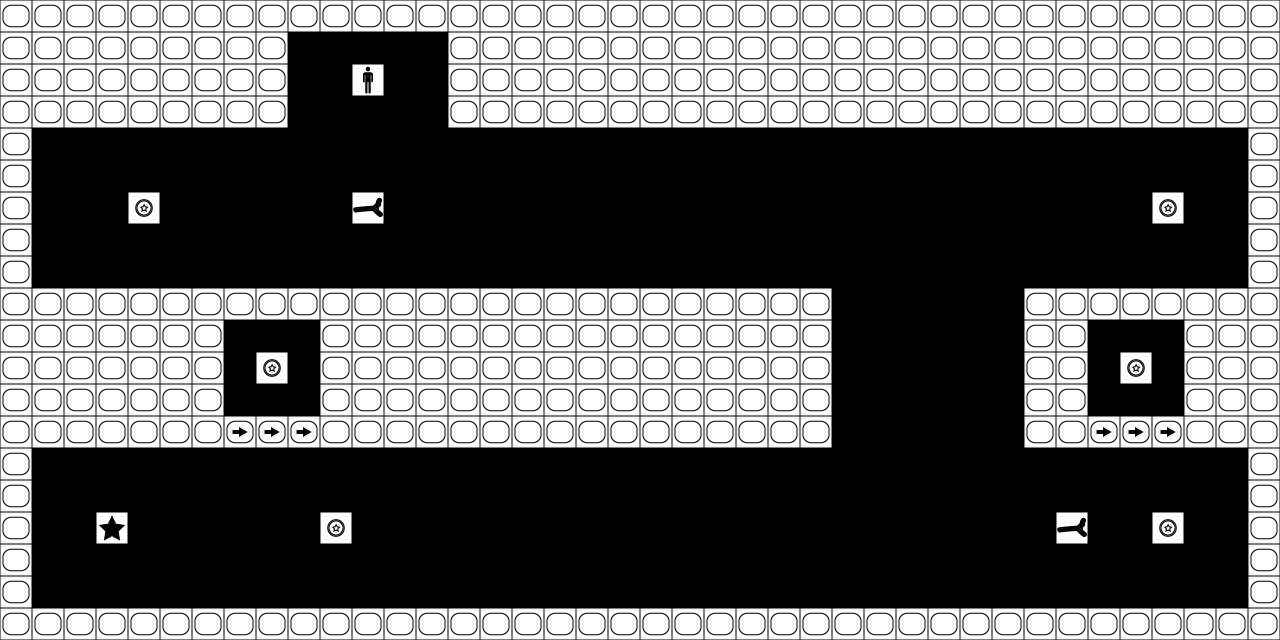

This is a level from a 2D game, rendered from its Tiled map with the project's own tilesets. A one-line summary and the complete map file follow:
An orthogonal 40x20 tile map with 32x32 px tiles, 1 tile layer (Camada de Tiles 1).

<map version="1.0" tiledversion="1.0.3" orientation="orthogonal" renderorder="right-down" width="40" height="20" tilewidth="32" tileheight="32" nextobjectid="1">
 <tileset firstgid="1" source="TilesLegenda.tsx" />
 <layer name="Camada de Tiles 1" width="40" height="20">
  <data encoding="csv">
6,6,6,6,6,6,6,6,6,6,6,6,6,6,6,6,6,6,6,6,6,6,6,6,6,6,6,6,6,6,6,6,6,6,6,6,6,6,6,6,
6,6,6,6,6,6,6,6,6,0,0,0,0,0,6,6,6,6,6,6,6,6,6,6,6,6,6,6,6,6,6,6,6,6,6,6,6,6,6,6,
6,6,6,6,6,6,6,6,6,0,0,3,0,0,6,6,6,6,6,6,6,6,6,6,6,6,6,6,6,6,6,6,6,6,6,6,6,6,6,6,
6,6,6,6,6,6,6,6,6,0,0,0,0,0,6,6,6,6,6,6,6,6,6,6,6,6,6,6,6,6,6,6,6,6,6,6,6,6,6,6,
6,0,0,0,0,0,0,0,0,0,0,0,0,0,0,0,0,0,0,0,0,0,0,0,0,0,0,0,0,0,0,0,0,0,0,0,0,0,0,6,
6,0,0,0,0,0,0,0,0,0,0,0,0,0,0,0,0,0,0,0,0,0,0,0,0,0,0,0,0,0,0,0,0,0,0,0,0,0,0,6,
6,0,0,0,5,0,0,0,0,0,0,16,0,0,0,0,0,0,0,0,0,0,0,0,0,0,0,0,0,0,0,0,0,0,0,0,5,0,0,6,
6,0,0,0,0,0,0,0,0,0,0,0,0,0,0,0,0,0,0,0,0,0,0,0,0,0,0,0,0,0,0,0,0,0,0,0,0,0,0,6,
6,0,0,0,0,0,0,0,0,0,0,0,0,0,0,0,0,0,0,0,0,0,0,0,0,0,0,0,0,0,0,0,0,0,0,0,0,0,0,6,
6,6,6,6,6,6,6,6,6,6,6,6,6,6,6,6,6,6,6,6,6,6,6,6,6,6,0,0,0,0,0,0,6,6,6,6,6,6,6,6,
6,6,6,6,6,6,6,0,0,0,6,6,6,6,6,6,6,6,6,6,6,6,6,6,6,6,0,0,0,0,0,0,6,6,0,0,0,6,6,6,
6,6,6,6,6,6,6,0,5,0,6,6,6,6,6,6,6,6,6,6,6,6,6,6,6,6,0,0,0,0,0,0,6,6,0,5,0,6,6,6,
6,6,6,6,6,6,6,0,0,0,6,6,6,6,6,6,6,6,6,6,6,6,6,6,6,6,0,0,0,0,0,0,6,6,0,0,0,6,6,6,
6,6,6,6,6,6,6,10,10,10,6,6,6,6,6,6,6,6,6,6,6,6,6,6,6,6,0,0,0,0,0,0,6,6,10,10,10,6,6,6,
6,0,0,0,0,0,0,0,0,0,0,0,0,0,0,0,0,0,0,0,0,0,0,0,0,0,0,0,0,0,0,0,0,0,0,0,0,0,0,6,
6,0,0,0,0,0,0,0,0,0,0,0,0,0,0,0,0,0,0,0,0,0,0,0,0,0,0,0,0,0,0,0,0,0,0,0,0,0,0,6,
6,0,0,9,0,0,0,0,0,0,5,0,0,0,0,0,0,0,0,0,0,0,0,0,0,0,0,0,0,0,0,0,0,16,0,0,5,0,0,6,
6,0,0,0,0,0,0,0,0,0,0,0,0,0,0,0,0,0,0,0,0,0,0,0,0,0,0,0,0,0,0,0,0,0,0,0,0,0,0,6,
6,0,0,0,0,0,0,0,0,0,0,0,0,0,0,0,0,0,0,0,0,0,0,0,0,0,0,0,0,0,0,0,0,0,0,0,0,0,0,6,
6,6,6,6,6,6,6,6,6,6,6,6,6,6,6,6,6,6,6,6,6,6,6,6,6,6,6,6,6,6,6,6,6,6,6,6,6,6,6,6
</data>
 </layer>
</map>
